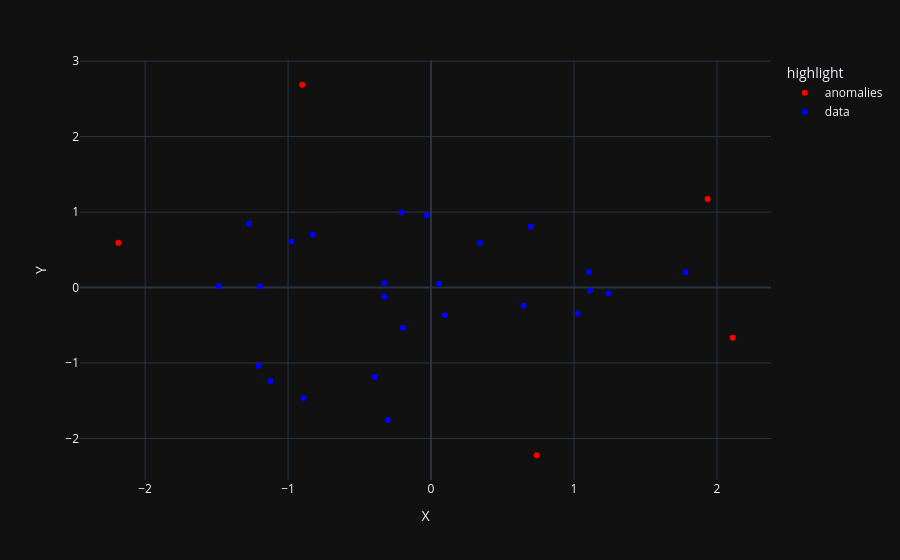

Notebook cell for this chart:
### Markdown cell above
One way to plot the anomalies together with the data points using the package "plotly" is to merge into one data frame and add an indicator column:

### Code cell
# Assign data
df1 = gnnObj.take_data()
df2 = gnnObj.take_value()

# Mark points that are in df2
df1['highlight'] = df1.merge(df2.assign(flag=1), on=['X', 'Y'], how='left')['flag'].fillna(0)

# Convert to category for plotting
df1['highlight'] = df1['highlight'].map({0: 'data', 1: 'anomalies'})

# Plot
fig = px.scatter(df1, x='X', y='Y', color='highlight',
                 color_discrete_map={'data': 'blue', 'anomalies': 'red'},
                 template="plotly_dark")

fig.show()

### Figure 1 — Plotly figure (JSON) as saved in the notebook; plotly's stock layout.template omitted (floating-point values rounded to 4 significant figures)
{"data": [{"hovertemplate": "highlight=anomalies<br>X=%{x}<br>Y=%{y}<extra></extra>", "legendgroup": "anomalies", "marker": {"color": "red", "symbol": "circle"}, "mode": "markers", "name": "anomalies", "orientation": "v", "showlegend": true, "type": "scatter", "x": [-2.187, 1.935, -0.9009, 2.11, 0.7387], "xaxis": "x", "y": [0.5928, 1.175, 2.687, -0.6652, -2.222], "yaxis": "y"}, {"hovertemplate": "highlight=data<br>X=%{x}<br>Y=%{y}<extra></extra>", "legendgroup": "data", "marker": {"color": "blue", "symbol": "circle"}, "mode": "markers", "name": "data", "orientation": "v", "showlegend": true, "type": "scatter", "x": [1.781, -0.3015, -1.197, 1.025, -1.123, 1.106, 0.09751, -0.327, 1.111, -0.1971, -1.273, -0.03085, -0.2049, -0.3941, 0.6971, -1.207, 1.24, 0.6471, -0.8289, -0.8916, -1.485, -0.9763, 0.05517, -0.3258, 0.3417], "xaxis": "x", "y": [0.2023, -1.757, 0.01814, -0.3461, -1.237, 0.2045, -0.3678, 0.05742, -0.04063, -0.5342, 0.8461, 0.9581, 0.9934, -1.185, 0.8087, -1.037, -0.07738, -0.2409, 0.7014, -1.464, 0.01855, 0.61, 0.0501, -0.1222, 0.5891], "yaxis": "y"}], "layout": {"legend": {"title": {"text": "highlight"}, "tracegroupgap": 0}, "margin": {"t": 60}, "xaxis": {"anchor": "y", "domain": [0, 1], "title": {"text": "X"}}, "yaxis": {"anchor": "x", "domain": [0, 1], "title": {"text": "Y"}}}}
